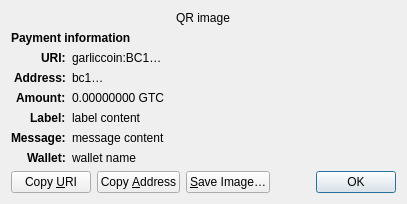
<?xml version="1.0" encoding="UTF-8"?>
<ui version="4.0">
 <class>ReceiveRequestDialog</class>
 <widget class="QDialog" name="ReceiveRequestDialog">
  <property name="geometry">
   <rect>
    <x>0</x>
    <y>0</y>
    <width>413</width>
    <height>229</height>
   </rect>
  </property>
  <property name="windowTitle">
   <string>Request payment to …</string>
  </property>
  <layout class="QGridLayout" name="gridLayout" columnstretch="0,1">
   <property name="sizeConstraint">
    <enum>QLayout::SetFixedSize</enum>
   </property>
   <item row="0" column="0" colspan="2" alignment="Qt::AlignHCenter">
    <widget class="QRImageWidget" name="qr_code">
     <property name="text">
      <string notr="true">QR image</string>
     </property>
     <property name="textInteractionFlags">
      <set>Qt::NoTextInteraction</set>
     </property>
    </widget>
   </item>
   <item row="1" column="0" colspan="2">
    <widget class="QLabel" name="payment_header">
     <property name="font">
      <font>
       <weight>75</weight>
       <bold>true</bold>
      </font>
     </property>
     <property name="text">
      <string>Payment information</string>
     </property>
     <property name="textInteractionFlags">
      <set>Qt::NoTextInteraction</set>
     </property>
    </widget>
   </item>
   <item row="2" column="0" alignment="Qt::AlignRight|Qt::AlignTop">
    <widget class="QLabel" name="uri_tag">
     <property name="font">
      <font>
       <weight>75</weight>
       <bold>true</bold>
      </font>
     </property>
     <property name="text">
      <string notr="true">URI:</string>
     </property>
     <property name="textFormat">
      <enum>Qt::PlainText</enum>
     </property>
     <property name="textInteractionFlags">
      <set>Qt::NoTextInteraction</set>
     </property>
    </widget>
   </item>
   <item row="2" column="1" alignment="Qt::AlignTop">
    <widget class="QLabel" name="uri_content">
     <property name="text">
      <string notr="true">garliccoin:BC1…</string>
     </property>
     <property name="textFormat">
      <enum>Qt::RichText</enum>
     </property>
     <property name="wordWrap">
      <bool>true</bool>
     </property>
     <property name="textInteractionFlags">
      <set>Qt::TextSelectableByMouse</set>
     </property>
    </widget>
   </item>
   <item row="3" column="0" alignment="Qt::AlignRight|Qt::AlignTop">
    <widget class="QLabel" name="address_tag">
     <property name="font">
      <font>
       <weight>75</weight>
       <bold>true</bold>
      </font>
     </property>
     <property name="text">
      <string>Address:</string>
     </property>
     <property name="textInteractionFlags">
      <set>Qt::NoTextInteraction</set>
     </property>
    </widget>
   </item>
   <item row="3" column="1" alignment="Qt::AlignTop">
    <widget class="QLabel" name="address_content">
     <property name="text">
      <string notr="true">bc1…</string>
     </property>
     <property name="textFormat">
      <enum>Qt::PlainText</enum>
     </property>
     <property name="textInteractionFlags">
      <set>Qt::TextSelectableByMouse</set>
     </property>
    </widget>
   </item>
   <item row="4" column="0" alignment="Qt::AlignRight|Qt::AlignTop">
    <widget class="QLabel" name="amount_tag">
     <property name="font">
      <font>
       <weight>75</weight>
       <bold>true</bold>
      </font>
     </property>
     <property name="text">
      <string>Amount:</string>
     </property>
     <property name="textInteractionFlags">
      <set>Qt::NoTextInteraction</set>
     </property>
    </widget>
   </item>
   <item row="4" column="1" alignment="Qt::AlignTop">
    <widget class="QLabel" name="amount_content">
     <property name="text">
      <string notr="true">0.00000000 GTC</string>
     </property>
     <property name="textFormat">
      <enum>Qt::PlainText</enum>
     </property>
     <property name="textInteractionFlags">
      <set>Qt::TextSelectableByMouse</set>
     </property>
    </widget>
   </item>
   <item row="5" column="0" alignment="Qt::AlignRight|Qt::AlignTop">
    <widget class="QLabel" name="label_tag">
     <property name="font">
      <font>
       <weight>75</weight>
       <bold>true</bold>
      </font>
     </property>
     <property name="text">
      <string>Label:</string>
     </property>
     <property name="textInteractionFlags">
      <set>Qt::NoTextInteraction</set>
     </property>
    </widget>
   </item>
   <item row="5" column="1" alignment="Qt::AlignTop">
    <widget class="QLabel" name="label_content">
     <property name="text">
      <string notr="true">label content</string>
     </property>
     <property name="textFormat">
      <enum>Qt::PlainText</enum>
     </property>
     <property name="wordWrap">
      <bool>true</bool>
     </property>
     <property name="textInteractionFlags">
      <set>Qt::TextSelectableByMouse</set>
     </property>
    </widget>
   </item>
   <item row="6" column="0" alignment="Qt::AlignRight|Qt::AlignTop">
    <widget class="QLabel" name="message_tag">
     <property name="font">
      <font>
       <weight>75</weight>
       <bold>true</bold>
      </font>
     </property>
     <property name="text">
      <string>Message:</string>
     </property>
     <property name="textInteractionFlags">
      <set>Qt::NoTextInteraction</set>
     </property>
    </widget>
   </item>
   <item row="6" column="1" alignment="Qt::AlignTop">
    <widget class="QLabel" name="message_content">
     <property name="text">
      <string notr="true">message content</string>
     </property>
     <property name="textFormat">
      <enum>Qt::PlainText</enum>
     </property>
     <property name="wordWrap">
      <bool>true</bool>
     </property>
     <property name="textInteractionFlags">
      <set>Qt::TextSelectableByMouse</set>
     </property>
    </widget>
   </item>
   <item row="7" column="0" alignment="Qt::AlignRight|Qt::AlignTop">
    <widget class="QLabel" name="wallet_tag">
     <property name="font">
      <font>
       <weight>75</weight>
       <bold>true</bold>
      </font>
     </property>
     <property name="text">
      <string>Wallet:</string>
     </property>
     <property name="textInteractionFlags">
      <set>Qt::NoTextInteraction</set>
     </property>
    </widget>
   </item>
   <item row="7" column="1" alignment="Qt::AlignTop">
    <widget class="QLabel" name="wallet_content">
     <property name="text">
      <string notr="true">wallet name</string>
     </property>
     <property name="textFormat">
      <enum>Qt::PlainText</enum>
     </property>
     <property name="wordWrap">
      <bool>true</bool>
     </property>
     <property name="textInteractionFlags">
      <set>Qt::TextSelectableByMouse</set>
     </property>
    </widget>
   </item>
   <item row="8" column="0" colspan="2">
    <layout class="QHBoxLayout" name="horizontalLayout">
     <item>
      <widget class="QPushButton" name="btnCopyURI">
       <property name="text">
        <string>Copy &amp;URI</string>
       </property>
       <property name="autoDefault">
        <bool>false</bool>
       </property>
      </widget>
     </item>
     <item>
      <widget class="QPushButton" name="btnCopyAddress">
       <property name="text">
        <string>Copy &amp;Address</string>
       </property>
       <property name="autoDefault">
        <bool>false</bool>
       </property>
      </widget>
     </item>
     <item>
      <widget class="QPushButton" name="btnSaveAs">
       <property name="text">
        <string>&amp;Save Image…</string>
       </property>
       <property name="autoDefault">
        <bool>false</bool>
       </property>
      </widget>
     </item>
     <item>
      <spacer name="horizontalSpacer_2">
       <property name="orientation">
        <enum>Qt::Horizontal</enum>
       </property>
       <property name="sizeHint" stdset="0">
        <size>
         <width>40</width>
         <height>20</height>
        </size>
       </property>
      </spacer>
     </item>
     <item>
      <widget class="QDialogButtonBox" name="buttonBox">
       <property name="focusPolicy">
        <enum>Qt::StrongFocus</enum>
       </property>
       <property name="standardButtons">
        <set>QDialogButtonBox::Ok</set>
       </property>
      </widget>
     </item>
    </layout>
   </item>
  </layout>
 </widget>
 <customwidgets>
  <customwidget>
   <class>QRImageWidget</class>
   <extends>QLabel</extends>
   <header>qt/qrimagewidget.h</header>
  </customwidget>
 </customwidgets>
 <tabstops>
  <tabstop>buttonBox</tabstop>
  <tabstop>btnCopyURI</tabstop>
  <tabstop>btnCopyAddress</tabstop>
  <tabstop>btnSaveAs</tabstop>
 </tabstops>
 <resources/>
 <connections>
  <connection>
   <sender>buttonBox</sender>
   <signal>accepted()</signal>
   <receiver>ReceiveRequestDialog</receiver>
   <slot>accept()</slot>
   <hints>
    <hint type="sourcelabel">
     <x>135</x>
     <y>230</y>
    </hint>
    <hint type="destinationlabel">
     <x>135</x>
     <y>126</y>
    </hint>
   </hints>
  </connection>
 </connections>
</ui>
